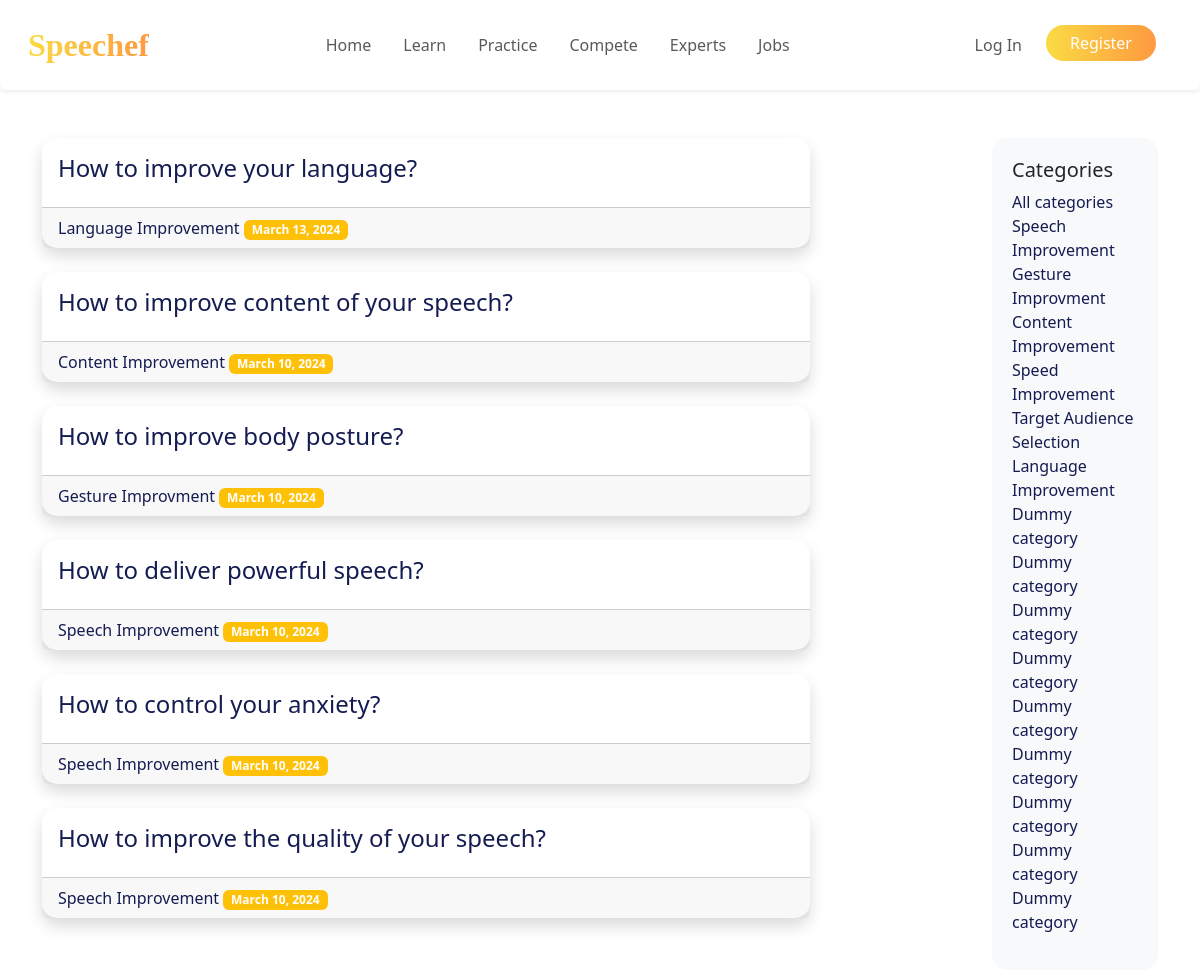
The page /learn/ on the database its author committed.
### learn/models.py (models this page shows, shortened)
class Post(models.Model):
    title = models.CharField(max_length=255)
    body = models.TextField()
    created_on = models.DateTimeField(auto_now_add=True)
    last_modified = models.DateTimeField(auto_now=True)
    categories = models.ManyToManyField("Category", related_name="posts")

class Category(models.Model):
    name = models.CharField(max_length=30)
    class Meta:
        verbose_name_plural = "Categories"

### learn/views.py (the view)
# urls.py: path("", views.learn_index, name="learn_index"),
def learn_index(request):
    posts = Post.objects.all().order_by("-created_on")
    all_categories = Category.objects.all()  # Retrieve all categories
    context = {
        "posts": posts,
        "all_categories": all_categories
    }
    return render(request, "learn/index.html", context)

### learn/templates/learn/index.html (shortened to what this page needs)
{% extends "base.html" %}
{% load static %}
{% block page_head %}
<link rel="stylesheet" href="{% static 'learn_index.css' %}"/>
{% endblock page_head%}
{% block page_content %}
  {% block posts %}
  <div class="container">
    <div class="row">
      <div class="col-md-10">
        <div class="row">
          {% for post in posts %}
            <div class="col-md-10">
              <div class="card mb-4 shadow">
                <div class="card-body" style="max-height: 200px; overflow: hidden;">
                  <h5 class="card-title"><a href="{% url 'learn_detail' post.pk %}">{{ post.title }}</a></h5>
                </div>
                <div class="card-footer">
                  {% for category in post.categories.all %}
                    <span><a href="{% url 'learn_category' category.name %}">{{ category.name }}</a></span>
                    <span class="badge bg-warning"> {{ post.created_on.date }}</span>
                  {% endfor %}
                </div>
              </div>
            </div>
            {% endfor %}
        </div>
      </div>
      <div class="col-md-2">
        <div class="sidebar">
          <h5>Categories</h5>
          <ul class="list-unstyled">
            <li><a href="{% url 'learn_index'%}">All categories</a></li>
            {% for category in all_categories %}
                <li><a href="{% url 'learn_category' category.name %}">{{ category.name }}</li>
            {% endfor %}
            <li><a href="#">Dummy category</a></li>
            <li><a href="#">Dummy category</a></li>
            <li><a href="#">Dummy category</a></li>
            <li><a href="#">Dummy category</a></li>
            <li><a href="#">Dummy category</a></li>
            <li><a href="#">Dummy category</a></li>
            <li><a href="#">Dummy category</a></li>
            <li><a href="#">Dummy category</a></li>
            <li><a href="#">Dummy category</a></li>
          </ul>
        </div>
      </div>
    </div>
  </div>
  {% endblock posts %}
{% endblock page_content %}

### static/learn_index.css (style rules this page uses)
.card { border-radius: 15px; border: none; }
.card-title { font-size: 1.5rem; font-weight: 500; text-decoration: none; color: #141c52; }
.sidebar { background-color: #f8f9fa; border-radius: 15px; padding: 20px; gap: 10px; }
.card-title a { text-decoration: none; color: #141c52; }
a { text-decoration: none; color: #141c52; }

### rows shown on the page
Post: title "How to improve your language?", created_on "March 13, 2024"
Category: name "Language Improvement"
Post: title "How to improve content of your speech?", created_on "March 10, 2024"
Category: name "Content Improvement"
Post: title "How to improve body posture?", created_on "March 10, 2024"
Category: name "Gesture Improvment"
Post: title "How to deliver powerful speech?", created_on "March 10, 2024"
Category: name "Speech Improvement"
Post: title "How to control your anxiety?", created_on "March 10, 2024"
Post: title "How to improve the quality of your speech?", created_on "March 10, 2024"
Category: name "Speed Improvement"
Category: name "Target Audience Selection"
